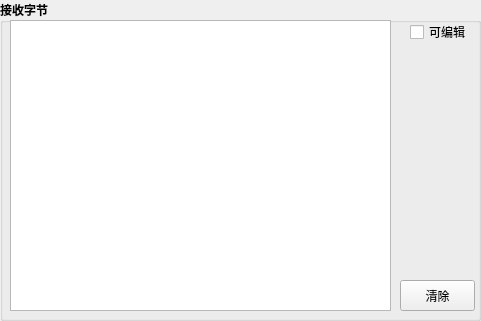
   <widget class="QGroupBox" name="groupBox_4">
    <property name="geometry">
     <rect>
      <x>170</x>
      <y>27</y>
      <width>481</width>
      <height>321</height>
     </rect>
    </property>
    <property name="font">
     <font>
      <family>Microsoft YaHei</family>
      <pointsize>9</pointsize>
      <weight>75</weight>
      <bold>true</bold>
     </font>
    </property>
    <property name="title">
     <string>接收字节</string>
    </property>
    <widget class="QTextBrowser" name="tbReceive">
     <property name="geometry">
      <rect>
       <x>10</x>
       <y>20</y>
       <width>381</width>
       <height>291</height>
      </rect>
     </property>
     <property name="font">
      <font>
       <family>Microsoft YaHei</family>
       <pointsize>9</pointsize>
       <weight>50</weight>
       <bold>false</bold>
      </font>
     </property>
     <property name="readOnly">
      <bool>true</bool>
     </property>
    </widget>
    <widget class="QPushButton" name="pbClearReceive">
     <property name="geometry">
      <rect>
       <x>400</x>
       <y>280</y>
       <width>75</width>
       <height>31</height>
      </rect>
     </property>
     <property name="font">
      <font>
       <family>Microsoft YaHei</family>
       <pointsize>9</pointsize>
       <weight>50</weight>
       <bold>false</bold>
      </font>
     </property>
     <property name="text">
      <string>清除</string>
     </property>
    </widget>
    <widget class="QCheckBox" name="cbEdit">
     <property name="geometry">
      <rect>
       <x>410</x>
       <y>24</y>
       <width>61</width>
       <height>16</height>
      </rect>
     </property>
     <property name="font">
      <font>
       <family>Microsoft YaHei</family>
       <pointsize>9</pointsize>
       <weight>50</weight>
       <bold>false</bold>
      </font>
     </property>
     <property name="text">
      <string>可编辑</string>
     </property>
    </widget>
   </widget>
